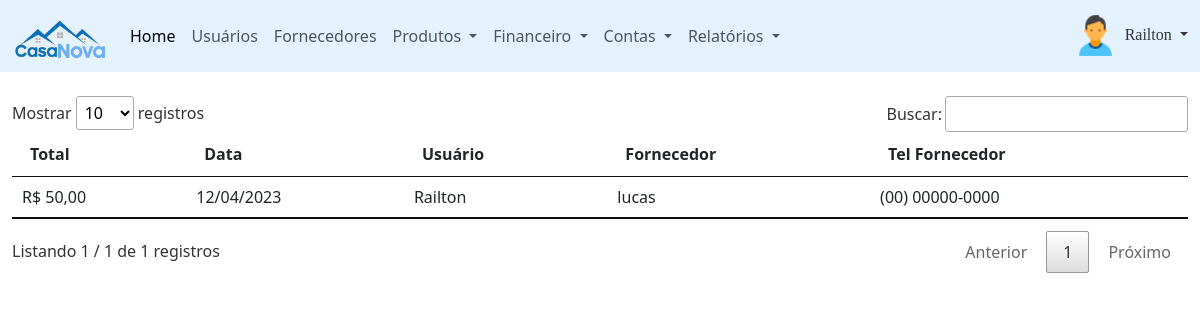
The page /painel-adm/index.php?pagina=compras (signed in) on the database as committed earlier.
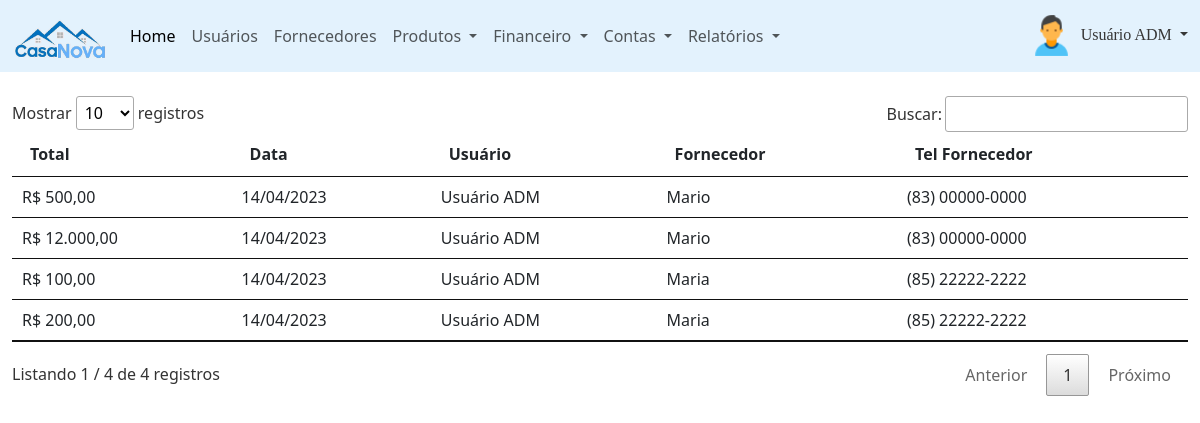
The same page on the database as committed later.
### tables this page shows
CREATE TABLE `usuarios` (
  `id` int(11) NOT NULL,
  `nome` varchar(50) NOT NULL,
  `cpf` varchar(18) NOT NULL,
  `email` varchar(50) NOT NULL,
  `senha` varchar(20) NOT NULL,
  `nivel` varchar(13) NOT NULL
);

CREATE TABLE `compras` (
  `id` int(11) NOT NULL,
  `total` decimal(8,2) NOT NULL,
  `data` date NOT NULL,
  `usuario` int(11) NOT NULL,
  `fornecedor` int(11) NOT NULL,
  `pago` varchar(4) NOT NULL
);

CREATE TABLE `fornecedores` (
  `id` int(11) NOT NULL,
  `nome` varchar(50) NOT NULL,
  `tipo_pessoa` varchar(10) NOT NULL,
  `cpf` varchar(14) DEFAULT NULL,
  `email` varchar(50) DEFAULT NULL,
  `telefone` varchar(15) DEFAULT NULL,
  `endereco` varchar(120) DEFAULT NULL
);

### painel-adm/index.php (the view, shortened to what the changed rows need)
<?php
require_once("../conexao.php");
$menu1 = "home";
$menu2 = "usuarios";
$menu3 = "fornecedores";
$menu4 = "categorias";
$menu5 = "produtos";
$menu6 = "compras";
$query = $pdo->query("SELECT * from usuarios WHERE id = '$_SESSION[id_usuario]'");
$res = $query->fetchAll(PDO::FETCH_ASSOC);
$nome_usu = $res[0]['nome'];
?>
<!DOCTYPE html>
<html lang="pt-br">
    <head>
        <link href="https://cdn.jsdelivr.net/npm/bootstrap@5.3.0-alpha1/dist/css/bootstrap.min.css" rel="stylesheet">
        <link rel="stylesheet" type="text/css" href="../recurso/DataTables/datatables.min.css"/>
        <link rel="stylesheet" href="https://cdn.jsdelivr.net/npm/bootstrap-icons@1.10.3/font/bootstrap-icons.css">
    </head>
    <body>
        <header>
            <nav class="navbar navbar-expand-lg" style="background-color: #e3f2fd;">
                <div class="container-fluid">
                    <div class="collapse navbar-collapse" id="navbarSupportedContent">
                        <form class="d-flex">
                            <div class="btn-group">
                                <a class="dropdown-toggle" href="#" role="button" data-bs-toggle="dropdown" aria-expanded="false" style="text-decoration: none; color: #363636;">
                                    <img src="../imagem/icone-usuario.png" width="49px" height="49px" alt="usuário padrão"/>
                                    <font face="Verdana"><?php echo $nome_usu; ?></font>
                                </a>
                            </div>
                        </form>
                    </div>
                </div>
            </nav>
        </header>
        <main>
            <div class="container-fluid mt-4">
                <?php
                if(@$_GET['pagina'] == $menu1){
                    require_once($menu1. ".php");
                }
                else if(@$_GET['pagina'] == $menu2){
                    require_once($menu2. ".php");
                }
                else if(@$_GET['pagina'] == $menu3){
                    require_once($menu3. ".php");
                }
                else if(@$_GET['pagina'] == $menu4){
                    require_once($menu4. ".php");
                }
                else if(@$_GET['pagina'] == $menu5){
                    require_once($menu5. ".php");
                }
                else if(@$_GET['pagina'] == $menu6){
                    require_once($menu6. ".php");
                }
                ?>
            </div>
        </main>
    </body>
</html>

### painel-adm/compras.php (shortened to what the changed rows need)
<?php
require_once("../conexao.php");
?>
<div class="mt-4">
    <?php
    $query = $pdo->query("SELECT * from compras order by id desc");
    $res = $query->fetchAll(PDO::FETCH_ASSOC);
    $total_reg = @count($res);
    if($total_reg > 0){ ?>
    <table id="example" class="table table-hover my-2">
            <thead>
                <tr>
                    <th>Total</th>
                    <th>Data</th>
                    <th>Usuário</th>
                    <th>Fornecedor</th>
                    <th>Tel Fornecedor</th>
                </tr>
            </thead>
            <tbody>
                <?php
                for($i=0; $i <$total_reg; $i++){
                    $id_usu = $res[$i]['usuario'];
                    $query_f = $pdo->query("SELECT * from usuarios where id = '$id_usu'");
                    $res_f = $query_f->fetchAll(PDO::FETCH_ASSOC);
                    $total_reg_f = @count($res_f);
                    if($total_reg_f > 0){
                        $nome_usuario = $res_f[0]['nome'];
                    }
                    $id_forn = $res[$i]['fornecedor'];
                    $query_f = $pdo->query("SELECT * from fornecedores where id = '$id_forn'");
                    $res_f = $query_f->fetchAll(PDO::FETCH_ASSOC);
                    $total_reg_f = @count($res_f);
                    if($total_reg_f > 0){
                        $nome_forn = $res_f[0]['nome'];
                        $tel_forn = $res_f[0]['telefone'];
                    }
                ?>
                <tr>
                    <td>R$ <?php echo number_format($res[$i]["total"], 2, ',', '.'); ?></td>
                    <td><?php echo implode('/', array_reverse(explode('-', $res[$i]["data"]))); ?></td>
                    <td><?php echo $nome_usuario ?></td>
                    <td><?php echo $nome_forn ?></td>
                    <td><?php echo $tel_forn ?></td>
                </tr>
                <?php } ?>
            </tbody>
    </table>
    <?php }else{
        echo "<p>Não existem dados para serem exibidos!";
    } ?>
</div>

Rows that differ between the two databases and show on the page:
removed compras: total "50,00", data "12/04/2023"
removed fornecedores: nome "lucas", telefone "(00) 00000-0000"
changed usuarios: nome "Railton" → "Usuário ADM"
added compras: total "500,00", data "14/04/2023"
added fornecedores: nome "Mario", telefone "(83) 00000-0000"
added compras: total "12.000,00", data "14/04/2023"
added compras: total "100,00", data "14/04/2023"
added fornecedores: nome "Maria", telefone "(85) 22222-2222"
added compras: total "200,00", data "14/04/2023"
Other text that changed with them:
text written by a page script: "Mostrar registros Buscar: Listando 1 / 1 de 1 registros Anterior 1 Próximo" → "Mostrar registros Buscar: Listando 1 / 4 de 4 registros Anterior 1 Próximo"
new list line: "R$"
new list line: "Usuário ADM"
list line gone: "R$"
list line gone: "Railton"
